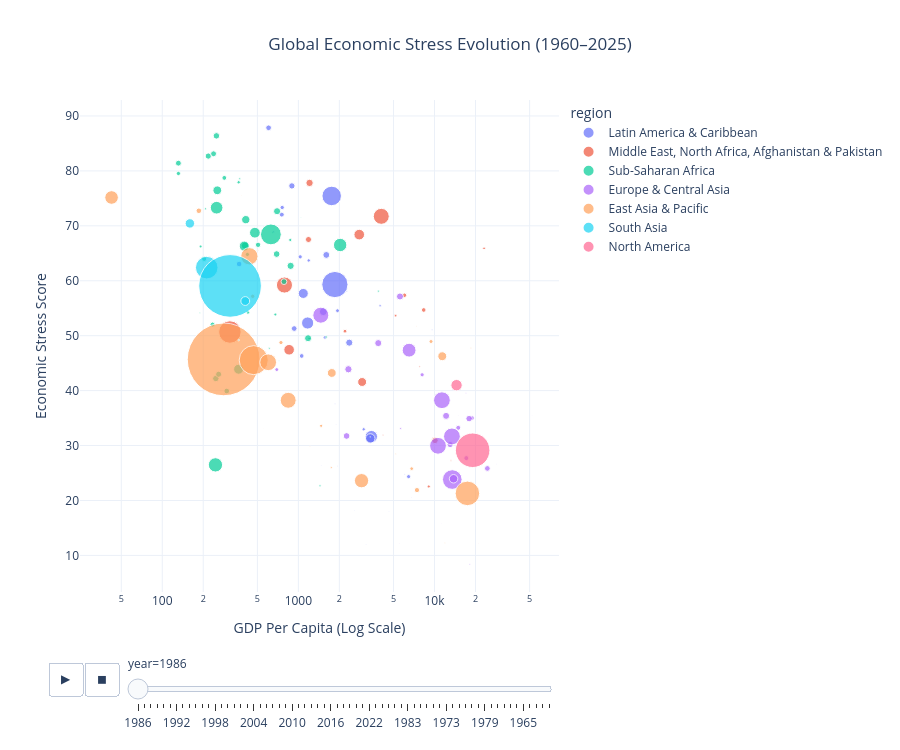

Source (notebook cell):
### Markdown cell above
# Step 3: Animated Bubble Chart

### Code cell
fig = px.scatter(
    animation_df,
    x='gdp_per_capita',
    y='economic_stress_score',
    size='population',
    color='region',
    hover_name='country_name',
    animation_frame='year',
    animation_group='country_name',
    size_max=60,
    log_x=True,
    template='plotly_white',
    title='Global Economic Stress Evolution (1960–2025)'
)

fig.update_layout(
    height=750,
    title_x=0.5,
    xaxis_title='GDP Per Capita (Log Scale)',
    yaxis_title='Economic Stress Score'
)

fig.show()

### Figure 1 — Plotly figure (JSON) as saved in the notebook; plotly's stock layout.template omitted (floating-point values rounded to 4 significant figures)
{"data": [{"hovertemplate": "<b>%{hovertext}</b><br><br>region=Latin America & Caribbean<br>year=1986<br>gdp_per_capita=%{x}<br>economic_stress_score=%{y}<br>population=%{marker.size}<extra></extra>", "hovertext": ["Aruba", "Argentina", "Antigua and Barbuda", "Bahamas, The", "Belize", "Bolivia", "Brazil", "Barbados", "Chile", "Colombia", "Costa Rica", "Cuba", "Dominica", "Dominican Republic", "Ecuador", "Grenada", "Guatemala", "Guyana", "Honduras", "Haiti", "Jamaica", "St. Kitts and Nevis", "St. Lucia", "Mexico", "Nicaragua", "Panama", "Peru", "Puerto Rico (US)", "Paraguay", "El Salvador", "Suriname", "Trinidad and Tobago", "Uruguay", "St. Vincent and the Grenadines", "Venezuela, RB"], "ids": ["Aruba", "Argentina", "Antigua and Barbuda", "Bahamas, The", "Belize", "Bolivia", "Brazil", "Barbados", "Chile", "Colombia", "Costa Rica", "Cuba", "Dominica", "Dominican Republic", "Ecuador", "Grenada", "Guatemala", "Guyana", "Honduras", "Haiti", "Jamaica", "St. Kitts and Nevis", "St. Lucia", "Mexico", "Nicaragua", "Panama", "Peru", "Puerto Rico (US)", "Paraguay", "El Salvador", "Suriname", "Trinidad and Tobago", "Uruguay", "St. Vincent and the Grenadines", "Venezuela, RB"], "legendgroup": "Latin America & Caribbean", "marker": {"color": "#636efa", "size": [59930.0, 30810000.0, 64280.0, 257500.0, 167600.0, 6552000.0, 138300000.0, 256600.0, 12590000.0, 29880000.0, 2817000.0, 10240000.0, 71410.0, 6571000.0, 9546000.0, 96790.0, 8071000.0, 768100.0, 4449000.0, 6316000.0, 2312000.0, 41620.0, 131200.0, 76590000.0, 3794000.0, 2251000.0, 20120000.0, 3410000.0, 3611000.0, 4993000.0, 392300.0, 1203000.0, 3033000.0, 109300.0, 17920000.0], "sizemode": "area", "sizeref": 403000.0, "symbol": "circle"}, "mode": "markers", "name": "Latin America & Caribbean", "orientation": "v", "showlegend": true, "type": "scatter", "x": [6768.0, 3436.0, 4629.0, 9601.0, 1859.0, 604.3, 1854.0, 6031.0, 1525.0, 1169.0, 1569.0, 2365.0, 1893.0, 931.7, 1604.0, 1938.0, 896.1, 657.0, 1058.0, 367.0, 1191.0, 3140.0, 2591.0, 1757.0, 760.6, 3019.0, 1087.0, 6455.0, 1031.0, 755.4, 2271.0, 3985.0, 1939.0, 1472.0, 3376.0], "xaxis": "x", "y": [20.48, 31.62, 17.94, 51.11, 37.6, 87.85, 59.31, 24.78, 54.37, 52.31, 49.7, 48.73, 33.82, 51.3, 64.7, 26.29, 77.27, 68.89, 46.31, 63.05, 63.7, 11.92, 18.2, 75.44, 73.34, 32.96, 57.69, 24.34, 64.35, 72.04, 58.06, 55.44, 54.55, 26.35, 31.29], "yaxis": "y"}, {"hovertemplate": "<b>%{hovertext}</b><br><br>region=Middle East, North Africa, Afghanistan & Pakistan<br>year=1986<br>gdp_per_capita=%{x}<br>economic_stress_score=%{y}<br>population=%{marker.size}<extra></extra>", "hovertext": ["United Arab Emirates", "Bahrain", "Algeria", "Egypt, Arab Rep.", "Iran, Islamic Rep.", "Iraq", "Israel", "Jordan", "Kuwait", "Libya", "Morocco", "Malta", "Oman", "Pakistan", "Qatar", "Saudi Arabia", "Syrian Arab Republic", "Tunisia"], "ids": ["United Arab Emirates", "Bahrain", "Algeria", "Egypt, Arab Rep.", "Iran, Islamic Rep.", "Iraq", "Israel", "Jordan", "Kuwait", "Libya", "Morocco", "Malta", "Oman", "Pakistan", "Qatar", "Saudi Arabia", "Syrian Arab Republic", "Tunisia"], "legendgroup": "Middle East, North Africa, Afghanistan & Pakistan", "marker": {"color": "#EF553B", "size": [1467000.0, 446300.0, 22750000.0, 52210000.0, 51450000.0, 16070000.0, 4299000.0, 2910000.0, 1973000.0, 4017000.0, 22600000.0, 342100.0, 1413000.0, 101600000.0, 382400.0, 8629000.0, 11000000.0, 7600000.0], "sizemode": "area", "sizeref": 403000.0, "symbol": "circle"}, "mode": "markers", "name": "Middle East, North Africa, Afghanistan & Pakistan", "orientation": "v", "showlegend": true, "type": "scatter", "x": [23130.0, 7777.0, 2800.0, 790.2, 4064.0, 2940.0, 8335.0, 2200.0, 9077.0, 6019.0, 855.2, 4195.0, 5182.0, 313.9, 13210.0, 10080.0, 1208.0, 1187.0], "xaxis": "x", "y": [65.91, 44.41, 68.4, 59.22, 71.73, 41.57, 54.68, 50.82, 22.55, 57.36, 47.44, 31.88, 53.65, 50.67, 27.27, 30.94, 77.81, 67.51], "yaxis": "y"}, {"hovertemplate": "<b>%{hovertext}</b><br><br>region=Sub-Saharan Africa<br>year=1986<br>gdp_per_capita=%{x}<br>economic_stress_score=%{y}<br>population=%{marker.size}<extra></extra>", "hovertext": ["Angola", "Burundi", "Benin", "Burkina Faso", "Botswana", "Central African Republic", "Cote d'Ivoire", "Cameroon", "Congo, Dem. Rep.", "Congo, Rep.", "Comoros", "Cabo Verde", "Ethiopia", "Gabon", "Ghana", "Guinea", "Gambia, The", "Guinea-Bissau", "Equatorial Guinea", "Kenya", "Liberia", "Lesotho", "Madagascar", "Mali", "Mauritania", "Mauritius", "Malawi", "Namibia", "Niger", "Nigeria", "Rwanda", "Sudan", "Senegal", "Sierra Leone", "Somalia, Fed. Rep.", "Sao Tome and Principe", "Eswatini", "Seychelles", "Chad", "Togo", "Tanzania", "Uganda", "South Africa", "Zambia", "Zimbabwe"], "ids": ["Angola", "Burundi", "Benin", "Burkina Faso", "Botswana", "Central African Republic", "Cote d'Ivoire", "Cameroon", "Congo, Dem. Rep.", "Congo, Rep.", "Comoros", "Cabo Verde", "Ethiopia", "Gabon", "Ghana", "Guinea", "Gambia, The", "Guinea-Bissau", "Equatorial Guinea", "Kenya", "Liberia", "Lesotho", "Madagascar", "Mali", "Mauritania", "Mauritius", "Malawi", "Namibia", "Niger", "Nigeria", "Rwanda", "Sudan", "Senegal", "Sierra Leone", "Somalia, Fed. Rep.", "Sao Tome and Principe", "Eswatini", "Seychelles", "Chad", "Togo", "Tanzania", "Uganda", "South Africa", "Zambia", "Zimbabwe"], "legendgroup": "Sub-Saharan Africa", "marker": {"color": "#00cc96", "size": [10140000.0, 5129000.0, 4675000.0, 8229000.0, 1161000.0, 2634000.0, 10440000.0, 10060000.0, 32270000.0, 2121000.0, 399300.0, 352300.0, 41040000.0, 880700.0, 13970000.0, 5751000.0, 894000.0, 912100.0, 404700.0, 19900000.0, 2309000.0, 1666000.0, 10740000.0, 8531000.0, 1752000.0, 1028000.0, 7906000.0, 1131000.0, 7336000.0, 87240000.0, 6532000.0, 20290000.0, 6878000.0, 3728000.0, 6975000.0, 111200.0, 734700.0, 65650.0, 5251000.0, 3548000.0, 23260000.0, 15470000.0, 36180000.0, 6986000.0, 8983000.0], "sizemode": "area", "sizeref": 403000.0, "symbol": "circle"}, "mode": "markers", "name": "Sub-Saharan Africa", "orientation": "v", "showlegend": true, "type": "scatter", "x": [697.5, 234.3, 285.8, 247.5, 1200.0, 426.0, 877.2, 1179.0, 250.9, 872.0, 646.5, 541.1, 246.0, 3865.0, 410.7, 505.9, 207.7, 371.1, 188.8, 363.7, 364.3, 191.4, 405.0, 250.0, 677.4, 1442.0, 217.9, 1599.0, 259.6, 628.2, 297.7, 400.3, 783.9, 131.5, 131.4, 1043.0, 611.3, 3368.0, 203.4, 422.3, 479.3, 253.6, 2027.0, 238.2, 692.5], "xaxis": "x", "y": [72.66, 52.02, 78.73, 42.2, 49.51, 54.24, 62.71, 49.54, 73.3, 67.43, 68.79, 68.08, 26.48, 58.11, 71.12, 66.54, 73.09, 78.56, 54.16, 43.89, 77.93, 66.24, 66.41, 86.38, 53.85, 22.66, 82.7, 49.77, 42.98, 68.44, 39.93, 66.31, 59.84, 79.53, 81.41, 71.49, 47.7, 31.57, 63.98, 64.79, 68.75, 76.47, 66.51, 83.12, 64.86], "yaxis": "y"}, {"hovertemplate": "<b>%{hovertext}</b><br><br>region=Europe & Central Asia<br>year=1986<br>gdp_per_capita=%{x}<br>economic_stress_score=%{y}<br>population=%{marker.size}<extra></extra>", "hovertext": ["Albania", "Andorra", "Austria", "Belgium", "Bulgaria", "Switzerland", "Cyprus", "Germany", "Denmark", "Spain", "Finland", "France", "Faroe Islands", "United Kingdom", "Greece", "Greenland", "Hungary", "Isle of Man", "Ireland", "Iceland", "Italy", "Liechtenstein", "Luxembourg", "Monaco", "Netherlands", "Norway", "Portugal", "Sweden", "Turkiye"], "ids": ["Albania", "Andorra", "Austria", "Belgium", "Bulgaria", "Switzerland", "Cyprus", "Germany", "Denmark", "Spain", "Finland", "France", "Faroe Islands", "United Kingdom", "Greece", "Greenland", "Hungary", "Isle of Man", "Ireland", "Iceland", "Italy", "Liechtenstein", "Luxembourg", "Monaco", "Netherlands", "Norway", "Portugal", "Sweden", "Turkiye"], "legendgroup": "Europe & Central Asia", "marker": {"color": "#ab63fa", "size": [3023000.0, 45730.0, 7570000.0, 9862000.0, 8958000.0, 6504000.0, 743100.0, 77720000.0, 5121000.0, 38580000.0, 4918000.0, 56960000.0, 46130.0, 56680000.0, 9967000.0, 53500.0, 10630000.0, 64700.0, 3540000.0, 243200.0, 56600000.0, 27240.0, 368400.0, 29090.0, 14570000.0, 4167000.0, 10030000.0, 8370000.0, 51780000.0], "sizemode": "area", "sizeref": 403000.0, "symbol": "circle"}, "mode": "markers", "name": "Europe & Central Asia", "orientation": "v", "showlegend": true, "type": "scatter", "x": [693.9, 10540.0, 13030.0, 12170.0, 2260.0, 24460.0, 5643.0, 13510.0, 17140.0, 6509.0, 14950.0, 13430.0, 14930.0, 10610.0, 5578.0, 11270.0, 2331.0, 5507.0, 8112.0, 16980.0, 11340.0, 28610.0, 18150.0, 52080.0, 13800.0, 18880.0, 3862.0, 17950.0, 1461.0], "xaxis": "x", "y": [43.83, 38.0, 30.18, 35.4, 31.74, 25.83, 33.12, 23.81, 27.71, 47.36, 33.23, 31.66, 35.46, 29.95, 57.14, 15.85, 43.89, 12.16, 42.88, 39.57, 38.25, 26.63, 8.36, 35.5, 23.95, 35.01, 48.65, 34.9, 53.73], "yaxis": "y"}, {"hovertemplate": "<b>%{hovertext}</b><br><br>region=East Asia & Pacific<br>year=1986<br>gdp_per_capita=%{x}<br>economic_stress_score=%{y}<br>population=%{marker.size}<extra></extra>", "hovertext": ["Australia", "Brunei Darussalam", "China", "Fiji", "Micronesia, Fed. Sts.", "Hong Kong SAR, China", "Indonesia", "Japan", "Cambodia", "Kiribati", "Korea, Rep.", "Lao PDR", "Macao SAR, China", "Marshall Islands", "Myanmar", "Mongolia", "Malaysia", "New Caledonia", "Nauru", "New Zealand", "Philippines", "Palau", "Papua New Guinea", "French Polynesia", "Singapore", "Solomon Islands", "Thailand", "Tonga", "Tuvalu", "Viet Nam", "Vanuatu", "Samoa"], "ids": ["Australia", "Brunei Darussalam", "China", "Fiji", "Micronesia, Fed. Sts.", "Hong Kong SAR, China", "Indonesia", "Japan", "Cambodia", "Kiribati", "Korea, Rep.", "Lao PDR", "Macao SAR, China", "Marshall Islands", "Myanmar", "Mongolia", "Malaysia", "New Caledonia", "Nauru", "New Zealand", "Philippines", "Palau", "Papua New Guinea", "French Polynesia", "Singapore", "Solomon Islands", "Thailand", "Tonga", "Tuvalu", "Viet Nam", "Vanuatu", "Samoa"], "legendgroup": "East Asia & Pacific", "marker": {"color": "#FFA15A", "size": [16020000.0, 226500.0, 1067000000.0, 739300.0, 92270.0, 5525000.0, 170200000.0, 121500000.0, 6286000.0, 68060.0, 41210000.0, 3847000.0, 296000.0, 39290.0, 37310000.0, 1971000.0, 15760000.0, 162900.0, 8742.0, 3246000.0, 56650000.0, 14020.0, 3555000.0, 185700.0, 2733000.0, 291800.0, 51180000.0, 98010.0, 8217.0, 60350000.0, 133700.0, 167100.0], "sizemode": "area", "sizeref": 403000.0, "symbol": "circle"}, "mode": "markers", "name": "East Asia & Pacific", "orientation": "v", "showlegend": true, "type": "scatter", "x": [11410.0, 18500.0, 282.4, 1745.0, 1216.0, 7435.0, 469.8, 17450.0, 185.8, 381.9, 2911.0, 461.9, 5175.0, 1425.0, 42.42, 1469.0, 1760.0, 7375.0, 4569.0, 9428.0, 600.0, 4144.0, 744.9, 11910.0, 6800.0, 505.8, 842.1, 695.8, 556.7, 436.4, 946.0, 604.3], "xaxis": "x", "y": [46.26, 47.82, 45.69, 26.01, 29.89, 21.89, 45.55, 21.29, 72.74, 75.5, 23.6, 57.17, 28.48, 22.19, 75.16, 33.59, 43.21, 51.72, 55.48, 48.94, 45.16, 30.25, 48.75, 12.24, 25.79, 65.55, 38.24, 59.88, 33.05, 64.46, 62.04, 39.83], "yaxis": "y"}, {"hovertemplate": "<b>%{hovertext}</b><br><br>region=South Asia<br>year=1986<br>gdp_per_capita=%{x}<br>economic_stress_score=%{y}<br>population=%{marker.size}<extra></extra>", "hovertext": ["Bangladesh", "Bhutan", "India", "Sri Lanka", "Maldives", "Nepal"], "ids": ["Bangladesh", "Bhutan", "India", "Sri Lanka", "Maldives", "Nepal"], "legendgroup": "South Asia", "marker": {"color": "#19d3f3", "size": [102600000.0, 524300.0, 790700000.0, 15730000.0, 196900.0, 17870000.0], "sizemode": "area", "sizeref": 403000.0, "symbol": "circle"}, "mode": "markers", "name": "South Asia", "orientation": "v", "showlegend": true, "type": "scatter", "x": [212.1, 364.7, 314.9, 407.2, 720.5, 159.5], "xaxis": "x", "y": [62.39, 49.2, 59.06, 56.31, 45.43, 70.44], "yaxis": "y"}, {"hovertemplate": "<b>%{hovertext}</b><br><br>region=North America<br>year=1986<br>gdp_per_capita=%{x}<br>economic_stress_score=%{y}<br>population=%{marker.size}<extra></extra>", "hovertext": ["Bermuda", "Canada", "United States"], "ids": ["Bermuda", "Canada", "United States"], "legendgroup": "North America", "marker": {"color": "#FF6692", "size": [55890.0, 26100000.0, 240100000.0], "sizemode": "area", "sizeref": 403000.0, "symbol": "circle"}, "mode": "markers", "name": "North America", "orientation": "v", "showlegend": true, "type": "scatter", "x": [21000.0, 14520.0, 19070.0], "xaxis": "x", "y": [12.18, 40.99, 29.14], "yaxis": "y"}], "layout": {"height": 750, "legend": {"itemsizing": "constant", "title": {"text": "region"}, "tracegroupgap": 0}, "sliders": [{"active": 0, "currentvalue": {"prefix": "year="}, "len": 0.9, "pad": {"b": 10, "t": 60}, "steps": [{"args": [["1986"], {"frame": {"duration": 0, "redraw": false}, "fromcurrent": true, "mode": "immediate", "transition": {"duration": 0, "easing": "linear"}}], "label": "1986", "method": "animate"}, {"args": [["1987"], {"frame": {"duration": 0, "redraw": false}, "fromcurrent": true, "mode": "immediate", "transition": {"duration": 0, "easing": "linear"}}], "label": "1987", "method": "animate"}, {"args": [["1988"], {"frame": {"duration": 0, "redraw": false}, "fromcurrent": true, "mode": "immediate", "transition": {"duration": 0, "easing": "linear"}}], "label": "1988", "method": "animate"}, {"args": [["1989"], {"frame": {"duration": 0, "redraw": false}, "fromcurrent": true, "mode": "immediate", "transition": {"duration": 0, "easing": "linear"}}], "label": "1989", "method": "animate"}, {"args": [["1990"], {"frame": {"duration": 0, "redraw": false}, "fromcurrent": true, "mode": "immediate", "transition": {"duration": 0, "easing": "linear"}}], "label": "1990", "method": "animate"}, {"args": [["1991"], {"frame": {"duration": 0, "redraw": false}, "fromcurrent": true, "mode": "immediate", "transition": {"duration": 0, "easing": "linear"}}], "label": "1991", "method": "animate"}, {"args": [["1992"], {"frame": {"duration": 0, "redraw": false}, "fromcurrent": true, "mode": "immediate", "transition": {"duration": 0, "easing": "linear"}}], "label": "1992", "method": "animate"}, {"args": [["1993"], {"frame": {"duration": 0, "redraw": false}, "fromcurrent": true, "mode": "immediate", "transition": {"duration": 0, "easing": "linear"}}], "label": "1993", "method": "animate"}, {"args": [["1994"], {"frame": {"duration": 0, "redraw": false}, "fromcurrent": true, "mode": "immediate", "transition": {"duration": 0, "easing": "linear"}}], "label": "1994", "method": "animate"}, {"args": [["1995"], {"frame": {"duration": 0, "redraw": false}, "fromcurrent": true, "mode": "immediate", "transition": {"duration": 0, "easing": "linear"}}], "label": "1995", "method": "animate"}, {"args": [["1996"], {"frame": {"duration": 0, "redraw": false}, "fromcurrent": true, "mode": "immediate", "transition": {"duration": 0, "easing": "linear"}}], "label": "1996", "method": "animate"}, {"args": [["1997"], {"frame": {"duration": 0, "redraw": false}, "fromcurrent": true, "mode": "immediate", "transition": {"duration": 0, "easing": "linear"}}], "label": "1997", "method": "animate"}, {"args": [["1998"], {"frame": {"duration": 0, "redraw": false}, "fromcurrent": true, "mode": "immediate", "transition": {"duration": 0, "easing": "linear"}}], "label": "1998", "method": "animate"}, {"args": [["1999"], {"frame": {"duration": 0, "redraw": false}, "fromcurrent": true, "mode": "immediate", "transition": {"duration": 0, "easing": "linear"}}], "label": "1999", "method": "animate"}, {"args": [["2000"], {"frame": {"duration": 0, "redraw": false}, "fromcurrent": true, "mode": "immediate", "transition": {"duration": 0, "easing": "linear"}}], "label": "2000", "method": "animate"}, {"args": [["2001"], {"frame": {"duration": 0, "redraw": false}, "fromcurrent": true, "mode": "immediate", "transition": {"duration": 0, "easing": "linear"}}], "label": "2001", "method": "animate"}, {"args": [["2002"], {"frame": {"duration": 0, "redraw": false}, "fromcurrent": true, "mode": "immediate", "transition": {"duration": 0, "easing": "linear"}}], "label": "2002", "method": "animate"}, {"args": [["2003"], {"frame": {"duration": 0, "redraw": false}, "fromcurrent": true, "mode": "immediate", "transition": {"duration": 0, "easing": "linear"}}], "label": "2003", "method": "animate"}, {"args": [["2004"], {"frame": {"duration": 0, "redraw": false}, "fromcurrent": true, "mode": "immediate", "transition": {"duration": 0, "easing": "linear"}}], "label": "2004", "method": "animate"}, {"args": [["2005"], {"frame": {"duration": 0, "redraw": false}, "fromcurrent": true, "mode": "immediate", "transition": {"duration": 0, "easing": "linear"}}], "label": "2005", "method": "animate"}, {"args": [["2006"], {"frame": {"duration": 0, "redraw": false}, "fromcurrent": true, "mode": "immediate", "transition": {"duration": 0, "easing": "linear"}}], "label": "2006", "method": "animate"}, {"args": [["2007"], {"frame": {"duration": 0, "redraw": false}, "fromcurrent": true, "mode": "immediate", "transition": {"duration": 0, "easing": "linear"}}], "label": "2007", "method": "animate"}, {"args": [["2008"], {"frame": {"duration": 0, "redraw": false}, "fromcurrent": true, "mode": "immediate", "transition": {"duration": 0, "easing": "linear"}}], "label": "2008", "method": "animate"}, {"args": [["2009"], {"frame": {"duration": 0, "redraw": false}, "fromcurrent": true, "mode": "immediate", "transition": {"duration": 0, "easing": "linear"}}], "label": "2009", "method": "animate"}, {"args": [["2010"], {"frame": {"duration": 0, "redraw": false}, "fromcurrent": true, "mode": "immediate", "transition": {"duration": 0, "easing": "linear"}}], "label": "2010", "method": "animate"}, {"args": [["2011"], {"frame": {"duration": 0, "redraw": false}, "fromcurrent": true, "mode": "immediate", "transition": {"duration": 0, "easing": "linear"}}], "label": "2011", "method": "animate"}, {"args": [["2012"], {"frame": {"duration": 0, "redraw": false}, "fromcurrent": true, "mode": "immediate", "transition": {"duration": 0, "easing": "linear"}}], "label": "2012", "method": "animate"}, {"args": [["2013"], {"frame": {"duration": 0, "redraw": false}, "fromcurrent": true, "mode": "immediate", "transition": {"duration": 0, "easing": "linear"}}], "label": "2013", "method": "animate"}, {"args": [["2014"], {"frame": {"duration": 0, "redraw": false}, "fromcurrent": true, "mode": "immediate", "transition": {"duration": 0, "easing": "linear"}}], "label": "2014", "method": "animate"}, {"args": [["2015"], {"frame": {"duration": 0, "redraw": false}, "fromcurrent": true, "mode": "immediate", "transition": {"duration": 0, "easing": "linear"}}], "label": "2015", "method": "animate"}, {"args": [["2016"], {"frame": {"duration": 0, "redraw": false}, "fromcurrent": true, "mode": "immediate", "transition": {"duration": 0, "easing": "linear"}}], "label": "2016", "method": "animate"}, {"args": [["2017"], {"frame": {"duration": 0, "redraw": false}, "fromcurrent": true, "mode": "immediate", "transition": {"duration": 0, "easing": "linear"}}], "label": "2017", "method": "animate"}, {"args": [["2018"], {"frame": {"duration": 0, "redraw": false}, "fromcurrent": true, "mode": "immediate", "transition": {"duration": 0, "easing": "linear"}}], "label": "2018", "method": "animate"}, {"args": [["2019"], {"frame": {"duration": 0, "redraw": false}, "fromcurrent": true, "mode": "immediate", "transition": {"duration": 0, "easing": "linear"}}], "label": "2019", "method": "animate"}, {"args": [["2020"], {"frame": {"duration": 0, "redraw": false}, "fromcurrent": true, "mode": "immediate", "transition": {"duration": 0, "easing": "linear"}}], "label": "2020", "method": "animate"}, {"args": [["2021"], {"frame": {"duration": 0, "redraw": false}, "fromcurrent": true, "mode": "immediate", "transition": {"duration": 0, "easing": "linear"}}], "label": "2021", "method": "animate"}, {"args": [["2022"], {"frame": {"duration": 0, "redraw": false}, "fromcurrent": true, "mode": "immediate", "transition": {"duration": 0, "easing": "linear"}}], "label": "2022", "method": "animate"}, {"args": [["2023"], {"frame": {"duration": 0, "redraw": false}, "fromcurrent": true, "mode": "immediate", "transition": {"duration": 0, "easing": "linear"}}], "label": "2023", "method": "animate"}, {"args": [["2024"], {"frame": {"duration": 0, "redraw": false}, "fromcurrent": true, "mode": "immediate", "transition": {"duration": 0, "easing": "linear"}}], "label": "2024", "method": "animate"}, {"args": [["1980"], {"frame": {"duration": 0, "redraw": false}, "fromcurrent": true, "mode": "immediate", "transition": {"duration": 0, "easing": "linear"}}], "label": "1980", "method": "animate"}, {"args": [["1981"], {"frame": {"duration": 0, "redraw": false}, "fromcurrent": true, "mode": "immediate", "transition": {"duration": 0, "easing": "linear"}}], "label": "1981", "method": "animate"}, {"args": [["1982"], {"frame": {"duration": 0, "redraw": false}, "fromcurrent": true, "mode": "immediate", "transition": {"duration": 0, "easing": "linear"}}], "label": "1982", "method": "animate"}, {"args": [["1983"], {"frame": {"duration": 0, "redraw": false}, "fromcurrent": true, "mode": "immediate", "transition": {"duration": 0, "easing": "linear"}}], "label": "1983", "method": "animate"}, {"args": [["1984"], {"frame": {"duration": 0, "redraw": false}, "fromcurrent": true, "mode": "immediate", "transition": {"duration": 0, "easing": "linear"}}], "label": "1984", "method": "animate"}, {"args": [["1985"], {"frame": {"duration": 0, "redraw": false}, "fromcurrent": true, "mode": "immediate", "transition": {"duration": 0, "easing": "linear"}}], "label": "1985", "method": "animate"}, {"args": [["1970"], {"frame": {"duration": 0, "redraw": false}, "fromcurrent": true, "mode": "immediate", "transition": {"duration": 0, "easing": "linear"}}], "label": "1970", "method": "animate"}, {"args": [["1971"], {"frame": {"duration": 0, "redraw": false}, "fromcurrent": true, "mode": "immediate", "transition": {"duration": 0, "easing": "linear"}}], "label": "1971", "method": "animate"}, {"args": [["1972"], {"frame": {"duration": 0, "redraw": false}, "fromcurrent": true, "mode": "immediate", "transition": {"duration": 0, "easing": "linear"}}], "label": "1972", "method": "animate"}, {"args": [["1973"], {"frame": {"duration": 0, "redraw": false}, "fromcurrent": true, "mode": "immediate", "transition": {"duration": 0, "easing": "linear"}}], "label": "1973", "method": "animate"}, {"args": [["1974"], {"frame": {"duration": 0, "redraw": false}, "fromcurrent": true, "mode": "immediate", "transition": {"duration": 0, "easing": "linear"}}], "label": "1974", "method": "animate"}, {"args": [["1975"], {"frame": {"duration": 0, "redraw": false}, "fromcurrent": true, "mode": "immediate", "transition": {"duration": 0, "easing": "linear"}}], "label": "1975", "method": "animate"}, {"args": [["1976"], {"frame": {"duration": 0, "redraw": false}, "fromcurrent": true, "mode": "immediate", "transition": {"duration": 0, "easing": "linear"}}], "label": "1976", "method": "animate"}, {"args": [["1977"], {"frame": {"duration": 0, "redraw": false}, "fromcurrent": true, "mode": "immediate", "transition": {"duration": 0, "easing": "linear"}}], "label": "1977", "method": "animate"}, {"args": [["1978"], {"frame": {"duration": 0, "redraw": false}, "fromcurrent": true, "mode": "immediate", "transition": {"duration": 0, "easing": "linear"}}], "label": "1978", "method": "animate"}, {"args": [["1979"], {"frame": {"duration": 0, "redraw": false}, "fromcurrent": true, "mode": "immediate", "transition": {"duration": 0, "easing": "linear"}}], "label": "1979", "method": "animate"}, {"args": [["1960"], {"frame": {"duration": 0, "redraw": false}, "fromcurrent": true, "mode": "immediate", "transition": {"duration": 0, "easing": "linear"}}], "label": "1960", "method": "animate"}, {"args": [["1961"], {"frame": {"duration": 0, "redraw": false}, "fromcurrent": true, "mode": "immediate", "transition": {"duration": 0, "easing": "linear"}}], "label": "1961", "method": "animate"}, {"args": [["1962"], {"frame": {"duration": 0, "redraw": false}, "fromcurrent": true, "mode": "immediate", "transition": {"duration": 0, "easing": "linear"}}], "label": "1962", "method": "animate"}, {"args": [["1963"], {"frame": {"duration": 0, "redraw": false}, "fromcurrent": true, "mode": "immediate", "transition": {"duration": 0, "easing": "linear"}}], "label": "1963", "method": "animate"}, {"args": [["1964"], {"frame": {"duration": 0, "redraw": false}, "fromcurrent": true, "mode": "immediate", "transition": {"duration": 0, "easing": "linear"}}], "label": "1964", "method": "animate"}, {"args": [["1965"], {"frame": {"duration": 0, "redraw": false}, "fromcurrent": true, "mode": "immediate", "transition": {"duration": 0, "easing": "linear"}}], "label": "1965", "method": "animate"}, {"args": [["1966"], {"frame": {"duration": 0, "redraw": false}, "fromcurrent": true, "mode": "immediate", "transition": {"duration": 0, "easing": "linear"}}], "label": "1966", "method": "animate"}, {"args": [["1967"], {"frame": {"duration": 0, "redraw": false}, "fromcurrent": true, "mode": "immediate", "transition": {"duration": 0, "easing": "linear"}}], "label": "1967", "method": "animate"}, {"args": [["1968"], {"frame": {"duration": 0, "redraw": false}, "fromcurrent": true, "mode": "immediate", "transition": {"duration": 0, "easing": "linear"}}], "label": "1968", "method": "animate"}, {"args": [["1969"], {"frame": {"duration": 0, "redraw": false}, "fromcurrent": true, "mode": "immediate", "transition": {"duration": 0, "easing": "linear"}}], "label": "1969", "method": "animate"}], "x": 0.1, "xanchor": "left", "y": 0, "yanchor": "top"}], "title": {"text": "Global Economic Stress Evolution (1960–2025)", "x": 0.5}, "updatemenus": [{"buttons": [{"args": [null, {"frame": {"duration": 500, "redraw": false}, "fromcurrent": true, "mode": "immediate", "transition": {"duration": 500, "easing": "linear"}}], "label": "&#9654;", "method": "animate"}, {"args": [[null], {"frame": {"duration": 0, "redraw": false}, "fromcurrent": true, "mode": "immediate", "transition": {"duration": 0, "easing": "linear"}}], "label": "&#9724;", "method": "animate"}], "direction": "left", "pad": {"r": 10, "t": 70}, "showactive": false, "type": "buttons", "x": 0.1, "xanchor": "right", "y": 0, "yanchor": "top"}], "xaxis": {"anchor": "y", "domain": [0, 1], "title": {"text": "GDP Per Capita (Log Scale)"}, "type": "log"}, "yaxis": {"anchor": "x", "domain": [0, 1], "title": {"text": "Economic Stress Score"}}}}
